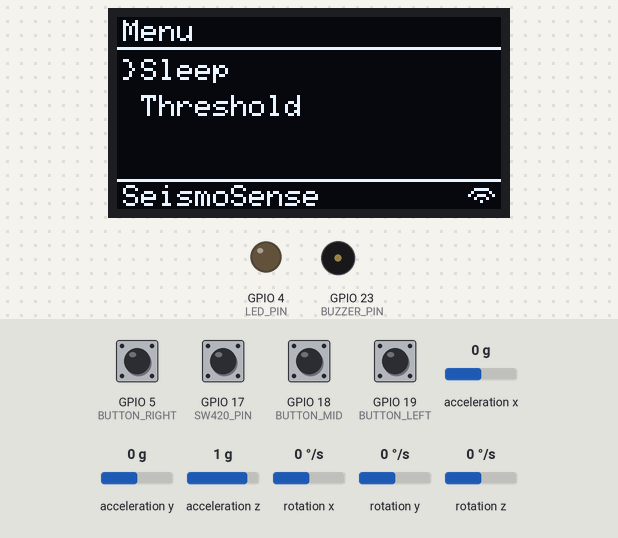
The sketch below on a simulated ESP32. Parts: 128×64 one-colour display, output pins drawn as LEDs (lit = HIGH), buzzer (waves = sounding, pin HIGH). The inputs (shaded band) are chosen by the test bench; at power-on: GPIO 5 (BUTTON_RIGHT), GPIO 18 (BUTTON_MID), GPIO 19 (BUTTON_LEFT) HIGH, GPIO 17 (SW420_PIN) LOW, acceleration x 0 g, acceleration y 0 g, acceleration z 1 g, rotation x 0 °/s, rotation y 0 °/s, rotation z 0 °/s. WiFi joins after 1.5 s; servers stay silent unless stated; uploads are accepted with an empty reply; what the sketch prints to the serial monitor is not drawn.

Above: at 2.7 s.
2.8 s: GPIO 5 (BUTTON_RIGHT) pulled LOW for 0.15 s
At 3.9 s:
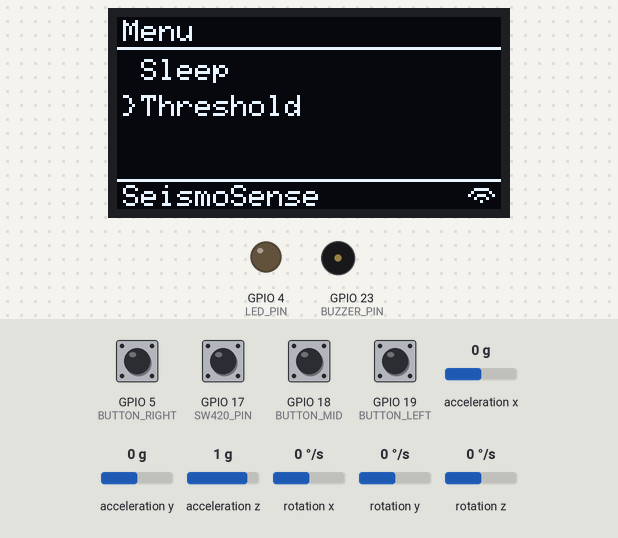
4.4 s: GPIO 18 (BUTTON_MID) pulled LOW for 0.15 s
At 5.8 s:
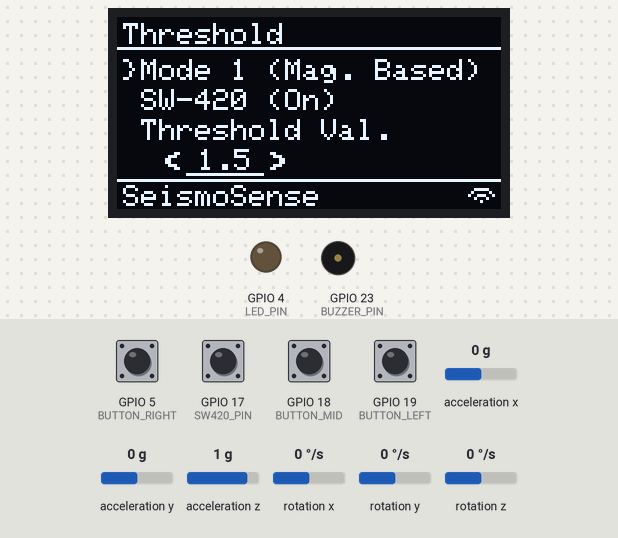
6.1 s: GPIO 18 (BUTTON_MID) pulled LOW for 0.15 s
At 6.9 s:
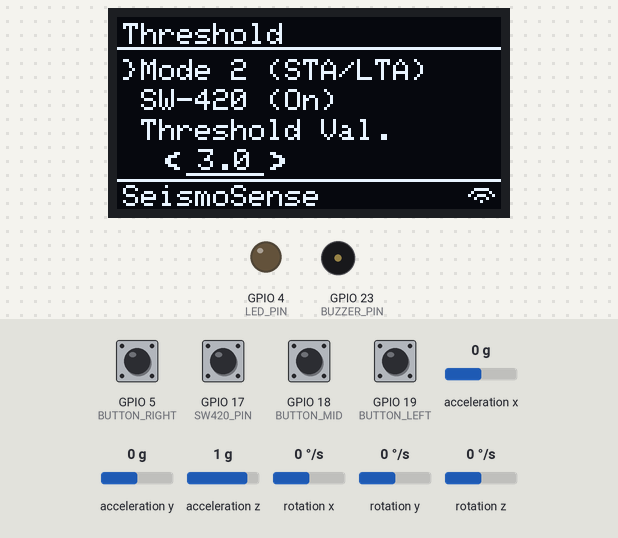
7.7 s: GPIO 5 (BUTTON_RIGHT) pulled LOW for 1 s
At 9.0 s:
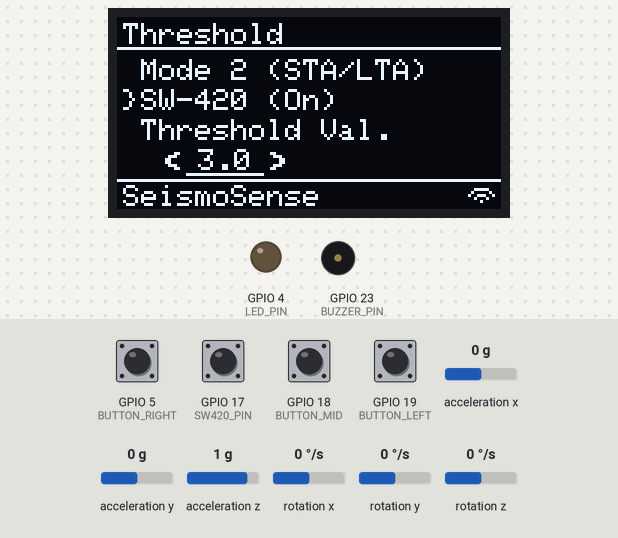
10.2 s: GPIO 18 (BUTTON_MID) pulled LOW for 0.15 s
At 10.7 s:
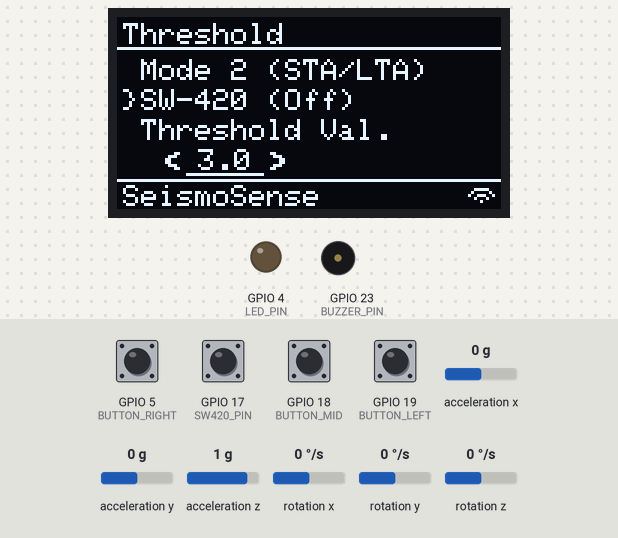
11.9 s: acceleration x set to -1.4 g
At 12.92 s:
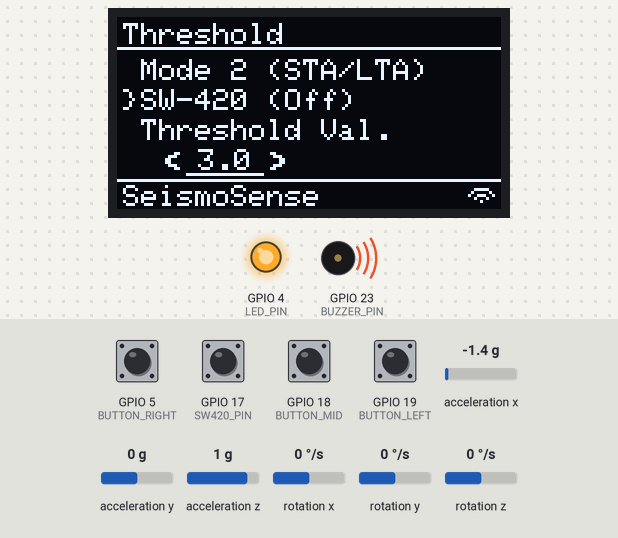
Timing chart, 0 to 15.3 s (numbered marks = the images above; inputs shaded):
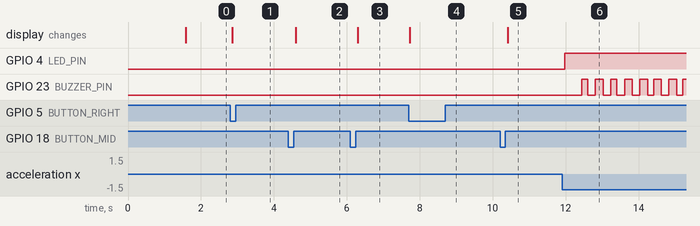

Measured:
- after the input at 2.8 s, the display: changes after 0.06 s (image 1)
- after the input at 4.4 s, the display: changes after 0.20 s (image 2)
- after the input at 6.1 s, the display: changes after 0.20 s (image 3)
- after the input at 7.7 s, the display: changes at once (image 4)
- after the input at 10.2 s, the display: changes after 0.22 s (image 5)
- after the input at 11.9 s, GPIO 4 (LED_PIN): LOW → HIGH after 0.08 s; GPIO 23 (BUZZER_PIN): alternates HIGH for 0.21 s and LOW for 0.21 s, starting after 0.55 s

The sketch:

SeismoSense.ino
```cpp
#include <Wire.h>
#include <WiFi.h>
#include <WiFiClientSecure.h>
#include <HTTPClient.h>
#include <ArduinoJson.h>
#include <math.h>
#include "I2Cdev.h"
#include "MPU6050.h"
#include <Adafruit_GFX.h>
#include <Adafruit_SH110X.h>

/* ===================== Hardware ===================== */
#define I2C_SDA_PIN 21
#define I2C_SCL_PIN 22

#define SW420_PIN 17
#define BUZZER_PIN 23
#define LED_PIN 4

#define BUTTON_LEFT 19
#define BUTTON_MID  18
#define BUTTON_RIGHT 5

/* ===================== Display ===================== */
#define SCREEN_WIDTH 128
#define SCREEN_HEIGHT 64

Adafruit_SH1106G display(SCREEN_WIDTH, SCREEN_HEIGHT, &Wire, -1);
Adafruit_GFX *gfx = &display;

static const unsigned char PROGMEM image_Select_Cursor_bits[] =
{0xc0,0x20,0x20,0x10,0x20,0x20,0xc0};

static const unsigned char PROGMEM image_Wifi_Indicator_bits[] =
{0x3e,0x00,0x41,0x00,0x9c,0x80,0x22,0x00,0x08,0x00};

static const unsigned char PROGMEM image_Layer_10_bits[] =
{0xff,0xff,0xff,0xc0};

static const unsigned char PROGMEM image_Layer_11_bits[] =
{0x18,0x70,0xc0,0xc0,0x70,0x18};

static const unsigned char PROGMEM image_Layer_11_copy_1_bits[] =
{0xc0,0x70,0x18,0x18,0x70,0xc0};

/* ===================== Wi-Fi / Cloud ===================== */
const char* WIFI_SSID = "PLDTHOMEFIBR452d0";
const char* WIFI_PASS = "PLDTWIFIm7enk";

const char* SUPABASE_FUNCTION_URL =
  "https://saybcjfzpipmrhipllqd.supabase.co/functions/v1/esp32-api";
const char* DEVICE_API_KEY = "fe1cf60d-d894-4f4e-b0cc-6e518f080294";
const unsigned long FETCH_INTERVAL_MS = 10000;

WiFiClientSecure secureClient;
const int MAX_ACK_IDS = 10;
const int MAX_REGISTERED_NUMBERS = 10;
String ackIds[MAX_ACK_IDS];
int ackCount = 0;
String registeredNumbers[MAX_REGISTERED_NUMBERS];
int registeredNumberCount = 0;
unsigned long lastCloudTick = 0;
bool smsAlertsEnabled = true;

/* ===================== Detection ===================== */
MPU6050 mpu;

enum DetectionMode { MAGNITUDE, STA_LTA };
DetectionMode currentMode = MAGNITUDE;

const int SAMPLE_RATE = 100;
const int STA_WINDOW = 30;
const int LTA_WINDOW = 300;
const float MIN_LTA = 0.002;
const float MIN_SIGNAL = 0.0001;
const int REQUIRED_TRIGGERS = 1;
const unsigned long COOLDOWN_TIME = 10000;
const unsigned long ALERT_DURATION = 5000;

float magnitudeThreshold = 1.5;
float ratioThreshold = 3.0;
bool useSW420 = true;

float staBuffer[STA_WINDOW];
float ltaBuffer[LTA_WINDOW];
float staSum = 0;
float ltaSum = 0;
int staIndex = 0;
int ltaIndex = 0;
int triggerCount = 0;

float lastMagnitude = 0;
float lastRatio = 0;
float lastSta = 0;
float lastLta = 0;

unsigned long lastSampleTime = 0;
unsigned long lastEventTime = 0;
unsigned long alertStart = 0;
bool alertActive = false;
bool eventToReport = false;
bool displaySleeping = false;

/* ===================== Menu ===================== */
enum MenuState { MAIN_MENU, THRESHOLD_MENU };
MenuState currentMenu = MAIN_MENU;
int cursorPosition = 0;

bool prevLeft = HIGH;
bool prevMid = HIGH;
bool prevRight = HIGH;
unsigned long midPressStart = 0;
const unsigned long LONG_PRESS_MS = 700;
const unsigned long BUTTON_DEBOUNCE_MS = 60;
bool editingThreshold = false;
unsigned long lastLeftPressMs = 0;
unsigned long lastMidPressMs = 0;
unsigned long lastRightPressMs = 0;

/* ===================== Helpers ===================== */
void ensureWiFi();
bool sendHttp(const char* method, const String& body, int& code, String& resp);
bool postEventTelemetry(float magnitude, unsigned long eventTimestamp);
void pollDownlink();
void acknowledgeCommands();
bool sendSmsToNumber(const String& number, const String& message);
void sendSmsAlertsToRegisteredNumbers(float magnitude, unsigned long eventTimestamp);

void handleButtons();
void drawMainMenu();
void drawThresholdMenu();
void drawStatusBar();

void updateSTA(float value);
void updateLTA(float value);
void detectMagnitudeEvent(float magnitude, int swState);
void detectSTAEvent(float ratio, float signal, int swState, float magnitude);
void startAlert(float magnitude);
void handleAlert();
void sampleSensors();

void setup() {
  Serial.begin(115200);

  Wire.begin(I2C_SDA_PIN, I2C_SCL_PIN);
  Wire.setClock(400000);

  mpu.initialize();

  pinMode(SW420_PIN, INPUT);
  pinMode(BUZZER_PIN, OUTPUT);
  pinMode(LED_PIN, OUTPUT);
  pinMode(BUTTON_LEFT, INPUT_PULLUP);
  pinMode(BUTTON_MID, INPUT_PULLUP);
  pinMode(BUTTON_RIGHT, INPUT_PULLUP);

  digitalWrite(BUZZER_PIN, LOW);
  digitalWrite(LED_PIN, LOW);

  for (int i = 0; i < STA_WINDOW; i++) staBuffer[i] = 0;
  for (int i = 0; i < LTA_WINDOW; i++) ltaBuffer[i] = 0;

  display.begin(0x3C, true);
  display.clearDisplay();
  display.setTextSize(1);
  display.setTextColor(SH110X_WHITE);
  display.display();

  secureClient.setInsecure();
  ensureWiFi();
}

void loop() {
  handleButtons();
  sampleSensors();
  handleAlert();

  if (!displaySleeping) {
    if (currentMenu == MAIN_MENU) drawMainMenu();
    else drawThresholdMenu();
    display.display();
  }

  ensureWiFi();
  if (WiFi.status() == WL_CONNECTED) {
    unsigned long now = millis();

    if (now - lastCloudTick >= FETCH_INTERVAL_MS) {
      lastCloudTick = now;
      pollDownlink();
      acknowledgeCommands();
    }

    if (eventToReport) {
      if (postEventTelemetry(lastMagnitude, lastEventTime)) {
        sendSmsAlertsToRegisteredNumbers(lastMagnitude, lastEventTime);
        eventToReport = false;
      }
    }
  }

  delay(25);
}

/* ===================== UI ===================== */
void drawStatusBar() {
  if (WiFi.status() == WL_CONNECTED) {
    gfx->drawBitmap(117, 57, image_Wifi_Indicator_bits, 9, 5, SH110X_WHITE);
  }
  gfx->drawLine(0, 10, 127, 10, SH110X_WHITE);
  gfx->drawLine(0, 54, 127, 54, SH110X_WHITE);
  gfx->setCursor(2, 56);
  gfx->println("SeismoSense");
}

void drawMainMenu() {
  display.clearDisplay();
  gfx->setTextWrap(false);
  gfx->setCursor(2, 1);
  gfx->println("Menu");

  drawStatusBar();
  gfx->drawBitmap(2, 14 + cursorPosition * 12, image_Select_Cursor_bits, 4, 7, SH110X_WHITE);

  gfx->setCursor(8, 14);
  gfx->println("Sleep");
  gfx->setCursor(8, 26);
  gfx->println("Threshold");
}

void drawThresholdMenu() {
  display.clearDisplay();
  gfx->setTextColor(SH110X_WHITE);
  gfx->setTextWrap(false);
  gfx->setCursor(2, 2);
  gfx->println("Threshold");

  drawStatusBar();
  gfx->drawBitmap(2, 14 + cursorPosition * 10, image_Select_Cursor_bits, 4, 7, SH110X_WHITE);

  gfx->setCursor(8, 14);
  gfx->println((currentMode == MAGNITUDE) ? "Mode 1 (Mag. Based)" : "Mode 2 (STA/LTA)");

  gfx->setCursor(8, 24);
  gfx->print("SW-420 (");
  gfx->print(useSW420 ? "On" : "Off");
  gfx->println(")");

  gfx->setCursor(8, 34);
  gfx->println("Threshold Val.");

  gfx->setCursor(27, 44);
  if (currentMode == MAGNITUDE) gfx->println(magnitudeThreshold, 1);
  else gfx->println(ratioThreshold, 1);

  if (cursorPosition == 2 && editingThreshold) {
    gfx->setCursor(60, 44);
    gfx->print("*");
  }

  gfx->drawBitmap(23, 52, image_Layer_10_bits, 26, 1, SH110X_WHITE);
  gfx->drawBitmap(16, 45, image_Layer_11_bits, 5, 6, SH110X_WHITE);
  gfx->drawBitmap(51, 45, image_Layer_11_copy_1_bits, 5, 6, SH110X_WHITE);
}

void handleButtons() {
  bool left = digitalRead(BUTTON_LEFT);
  bool mid = digitalRead(BUTTON_MID);
  bool right = digitalRead(BUTTON_RIGHT);
  unsigned long now = millis();

  if (displaySleeping) {
    bool wakePress = (left == LOW && prevLeft == HIGH) ||
                     (mid == LOW && prevMid == HIGH) ||
                     (right == LOW && prevRight == HIGH);
    if (wakePress) {
      displaySleeping = false;
      display.oled_command(SH110X_DISPLAYON);
    }
    prevLeft = left;
    prevMid = mid;
    prevRight = right;
    return;
  }

  if (left == LOW && prevLeft == HIGH && (now - lastLeftPressMs) >= BUTTON_DEBOUNCE_MS) {
    lastLeftPressMs = now;
    if (currentMenu == THRESHOLD_MENU && cursorPosition == 2 && editingThreshold) {
      if (currentMode == MAGNITUDE) {
        magnitudeThreshold -= 0.1;
        if (magnitudeThreshold < 1.0) magnitudeThreshold = 1.0;
      } else {
        ratioThreshold -= 0.1;
        if (ratioThreshold < 1.0) ratioThreshold = 1.0;
      }
    } else {
      cursorPosition = max(cursorPosition - 1, 0);
    }
  }

  if (right == LOW && prevRight == HIGH && (now - lastRightPressMs) >= BUTTON_DEBOUNCE_MS) {
    lastRightPressMs = now;
    if (currentMenu == THRESHOLD_MENU && cursorPosition == 2 && editingThreshold) {
      if (currentMode == MAGNITUDE) {
        magnitudeThreshold += 0.1;
        if (magnitudeThreshold > 5.0) magnitudeThreshold = 5.0;
      } else {
        ratioThreshold += 0.1;
        if (ratioThreshold > 5.0) ratioThreshold = 5.0;
      }
    } else {
      int maxCursor = (currentMenu == MAIN_MENU) ? 1 : 2;
      cursorPosition = min(cursorPosition + 1, maxCursor);
    }
  }

  if (mid == LOW && prevMid == HIGH && (now - lastMidPressMs) >= BUTTON_DEBOUNCE_MS) {
    midPressStart = now;
    lastMidPressMs = now;
  }

  if (mid == HIGH && prevMid == LOW) {
    unsigned long pressDuration = now - midPressStart;
    if (pressDuration < BUTTON_DEBOUNCE_MS) {
      prevLeft = left;
      prevMid = mid;
      prevRight = right;
      return;
    }

    bool isLong = pressDuration >= LONG_PRESS_MS;
    lastMidPressMs = now;

    if (isLong) {
      currentMenu = MAIN_MENU;
      cursorPosition = 0;
      editingThreshold = false;
    } else {
      if (currentMenu == MAIN_MENU) {
        if (cursorPosition == 0) {
          displaySleeping = !displaySleeping;
          display.oled_command(displaySleeping ? SH110X_DISPLAYOFF : SH110X_DISPLAYON);
        } else if (cursorPosition == 1) {
          currentMenu = THRESHOLD_MENU;
          cursorPosition = 0;
          editingThreshold = false;
        }
      } else if (currentMenu == THRESHOLD_MENU) {
        if (cursorPosition == 0) {
          currentMode = (currentMode == MAGNITUDE) ? STA_LTA : MAGNITUDE;
          editingThreshold = false;
        } else if (cursorPosition == 1) {
          useSW420 = !useSW420;
          editingThreshold = false;
        } else if (cursorPosition == 2) {
          editingThreshold = !editingThreshold;
        }
      }
    }
  }

  prevLeft = left;
  prevMid = mid;
  prevRight = right;
}

/* ===================== Detection ===================== */
void sampleSensors() {
  if (millis() - lastSampleTime < (1000 / SAMPLE_RATE)) return;
  lastSampleTime = millis();

  int16_t ax, ay, az;
  mpu.getAcceleration(&ax, &ay, &az);

  float accelX = ax / 16384.0;
  float accelY = ay / 16384.0;
  float accelZ = az / 16384.0;
  float magnitude = sqrt(accelX * accelX + accelY * accelY + accelZ * accelZ);
  lastMagnitude = magnitude;

  int swState = digitalRead(SW420_PIN);
  if (!useSW420) swState = HIGH;

  if (currentMode == MAGNITUDE) {
    detectMagnitudeEvent(magnitude, swState);
  } else {
    float signal = pow(magnitude - 1.0, 2);
    updateSTA(signal);
    updateLTA(signal);

    float sta = staSum / STA_WINDOW;
    float lta = ltaSum / LTA_WINDOW;
    float ratio = 0;
    if (lta > MIN_LTA) {
      ratio = (sta / lta) - 1.0;
      if (ratio < 0) ratio = 0;
    }

    lastSta = sta;
    lastLta = lta;
    lastRatio = ratio;

    detectSTAEvent(ratio, signal, swState, magnitude);
  }
}

void detectMagnitudeEvent(float magnitude, int swState) {
  if (millis() - lastEventTime < COOLDOWN_TIME) return;

  if (magnitude > magnitudeThreshold && swState == HIGH) {
    triggerCount++;
    if (triggerCount >= REQUIRED_TRIGGERS) {
      startAlert(magnitude);
      triggerCount = 0;
    }
  } else {
    triggerCount = 0;
  }
}

void updateSTA(float value) {
  staSum -= staBuffer[staIndex];
  staBuffer[staIndex] = value;
  staSum += value;
  staIndex = (staIndex + 1) % STA_WINDOW;
}

void updateLTA(float value) {
  ltaSum -= ltaBuffer[ltaIndex];
  ltaBuffer[ltaIndex] = value;
  ltaSum += value;
  ltaIndex = (ltaIndex + 1) % LTA_WINDOW;
}

void detectSTAEvent(float ratio, float signal, int swState, float magnitude) {
  if (millis() - lastEventTime < COOLDOWN_TIME) return;

  if (ratio > ratioThreshold && signal > MIN_SIGNAL && swState == HIGH) {
    triggerCount++;
    if (triggerCount >= REQUIRED_TRIGGERS) {
      startAlert(magnitude);
      triggerCount = 0;
    }
  } else {
    triggerCount = 0;
  }
}

void startAlert(float magnitude) {
  if (displaySleeping) {
    displaySleeping = false;
    display.oled_command(SH110X_DISPLAYON);
  }

  lastMagnitude = magnitude;
  alertActive = true;
  alertStart = millis();
  lastEventTime = millis();
  eventToReport = true;

  Serial.println("EVENT DETECTED");
  Serial.print("Magnitude: ");
  Serial.println(magnitude, 3);
  Serial.print("Mode: ");
  Serial.println((currentMode == MAGNITUDE) ? "Magnitude" : "STA/LTA");
  Serial.println("----------------------------");
}

void handleAlert() {
  if (!alertActive) {
    digitalWrite(BUZZER_PIN, LOW);
    digitalWrite(LED_PIN, LOW);
    return;
  }

  digitalWrite(LED_PIN, HIGH);
  digitalWrite(BUZZER_PIN, ((millis() / 200) % 2 == 0) ? HIGH : LOW);

  if (millis() - alertStart > ALERT_DURATION) {
    alertActive = false;
    digitalWrite(BUZZER_PIN, LOW);
    digitalWrite(LED_PIN, LOW);
  }
}


bool sendSmsToNumber(const String& number, const String& message) {
  // TODO: replace this stub with your GSMsms.h integration.
  // Example target call: gsmSms.sendSMS(number.c_str(), message.c_str());
  if (number.length() == 0) return false;

  Serial.printf("[SMS] to=%s msg=%s\n", number.c_str(), message.c_str());
  return true;
}

void sendSmsAlertsToRegisteredNumbers(float magnitude, unsigned long eventTimestamp) {
  if (!smsAlertsEnabled || registeredNumberCount == 0) return;

  String message = "SeismoSense Alert M=" + String(magnitude, 2) +
                   " T=" + String(eventTimestamp);

  for (int i = 0; i < registeredNumberCount; i++) {
    sendSmsToNumber(registeredNumbers[i], message);
  }
}

/* ===================== Cloud ===================== */
void ensureWiFi() {
  if (WiFi.status() == WL_CONNECTED) return;

  WiFi.begin(WIFI_SSID, WIFI_PASS);
  int tries = 0;
  while (WiFi.status() != WL_CONNECTED && tries < 20) {
    delay(500);
    tries++;
  }
}

bool sendHttp(const char* method, const String& body, int& code, String& resp) {
  if (WiFi.status() != WL_CONNECTED) {
    code = -1;
    resp = "";
    return false;
  }

  HTTPClient http;
  http.begin(secureClient, SUPABASE_FUNCTION_URL);
  http.addHeader("x-api-key", DEVICE_API_KEY);

  if (String(method) != "GET") {
    http.addHeader("Content-Type", "application/json");
  }

  if (String(method) == "POST") code = http.POST(body);
  else if (String(method) == "GET") code = http.GET();
  else if (String(method) == "PATCH") code = http.sendRequest("PATCH", body);
  else {
    http.end();
    return false;
  }

  resp = http.getString();
  http.end();
  return true;
}

bool postEventTelemetry(float magnitude, unsigned long eventTimestamp) {
  if (WiFi.status() != WL_CONNECTED) return false;

  StaticJsonDocument<256> doc;
  doc["magnitude"] = magnitude;
  doc["timestamp"] = eventTimestamp;

  String body;
  serializeJson(doc, body);

  int code = 0;
  String resp;
  bool ok = sendHttp("POST", body, code, resp);

  Serial.printf("[POST event] code=%d\n", code);
  return ok && code >= 200 && code < 300;
}

void pollDownlink() {
  if (WiFi.status() != WL_CONNECTED) return;

  int code = 0;
  String resp;
  bool ok = sendHttp("GET", "", code, resp);
  if (!ok || code != 200) return;

  DynamicJsonDocument doc(4096);
  auto err = deserializeJson(doc, resp);
  if (err) return;

  JsonArray nums = doc["phone_numbers"].as<JsonArray>();
  if (!nums.isNull()) {
    registeredNumberCount = 0;
    for (JsonVariant numVar : nums) {
      if (registeredNumberCount >= MAX_REGISTERED_NUMBERS) break;

      const char* number = nullptr;
      if (numVar.is<const char*>()) number = numVar.as<const char*>();
      if (!number || strlen(number) == 0) number = numVar["phone_number"] | "";
      if (!number || strlen(number) == 0) number = numVar["number"] | "";
      if (!number || strlen(number) == 0) number = numVar["value"] | "";

      if (number && strlen(number) > 0) {
        registeredNumbers[registeredNumberCount++] = String(number);
      }
    }
  }

  ackCount = 0;
  JsonArray cmds = doc["pending_commands"].as<JsonArray>();
  if (cmds.isNull()) return;

  for (JsonObject cmd : cmds) {
    const char* id = cmd["id"] | "";
    const char* type = cmd["command_type"] | "";

    if (strcmp(type, "set_mode") == 0) {
      const char* value = cmd["payload"]["value"] | "magnitude";
      currentMode = (String(value) == "sta_lta") ? STA_LTA : MAGNITUDE;
    } else if (strcmp(type, "set_threshold") == 0) {
      float value = cmd["payload"]["value"] | 1.5;
      if (currentMode == MAGNITUDE) {
        if (value < 1.0) value = 1.0;
        if (value > 5.0) value = 5.0;
        magnitudeThreshold = value;
      } else {
        if (value < 1.0) value = 1.0;
        if (value > 5.0) value = 5.0;
        ratioThreshold = value;
      }
    }

    if (strlen(id) > 0 && ackCount < MAX_ACK_IDS) ackIds[ackCount++] = String(id);
  }
}

void acknowledgeCommands() {
  if (ackCount == 0 || WiFi.status() != WL_CONNECTED) return;

  StaticJsonDocument<512> doc;
  JsonArray arr = doc.createNestedArray("acknowledged_command_ids");
  for (int i = 0; i < ackCount; i++) arr.add(ackIds[i]);

  String body;
  serializeJson(doc, body);

  int code = 0;
  String resp;
  bool ok = sendHttp("PATCH", body, code, resp);

  if (ok && code == 200) ackCount = 0;
}
```
